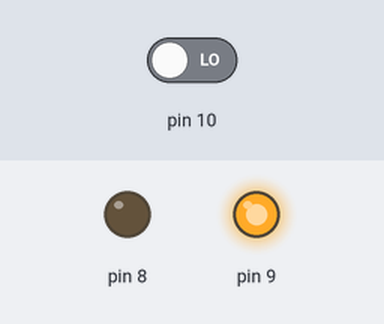
This sketch was run on a simulated Arduino Uno, built with avr-gcc and run on an emulated ATmega328P. Shown: output pins drawn as LEDs (lit = HIGH). The test bench sets the inputs (shaded band); at power-on: pin 10 LOW. What the sketch prints to the serial monitor is not drawn.

Above: at 0.1 s.
Timing chart, 0 to 1.6 s (numbered marks = the images above):
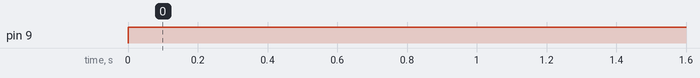

The sketch:

check.ino
```cpp
void setup() {
  Serial.begin(9600);
  // put your setup code here, to run once:
 pinMode(8,OUTPUT);
 pinMode(9,OUTPUT);
 pinMode(10,INPUT);

}
volatile int val;
void loop() {
  // put your main code here, to run repeatedly:
  digitalWrite(8,LOW);
  digitalWrite(9,HIGH);

  val=digitalRead(10);
  Serial.println(val);
}
```

Measured:
- by itself, pin 9: LOW → HIGH at 0.00 s
